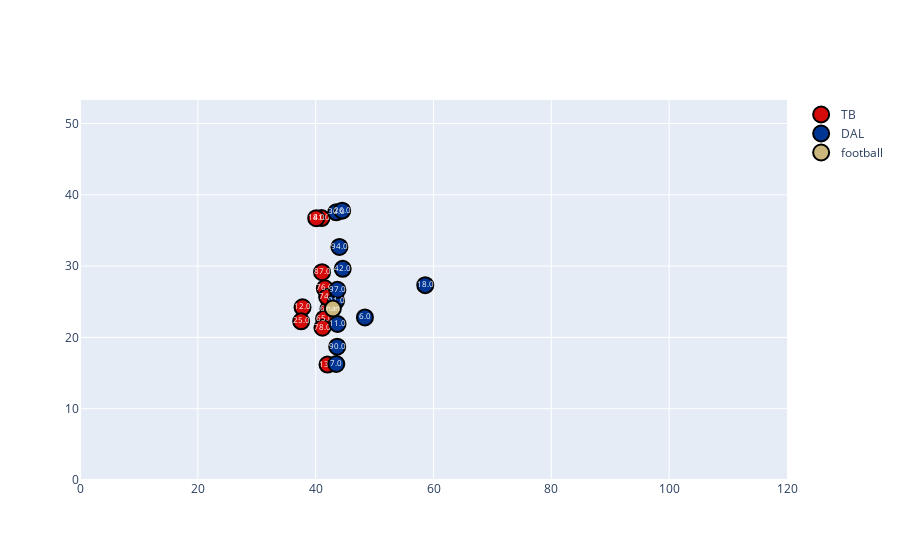

Write notebook code for a chart like this one.
### Markdown cell above
# Simple Plotly graph

If all we want to do is plot out a simple frame for a play in plotly it is very straightforward. We can see the 22 players and the football but dont really have good context as to where they are on the field or what the other situational variables are like down, distance or time in the game. We also aretn making good use of the mouse over features in plotly since right now all they are showing is the x,y position of the player.

### Code cell
import plotly.graph_objects as go

fig = go.Figure(layout_yaxis_range=[0, 53.3], layout_xaxis_range=[0, 120])

colors = {
    "TB": '#D50A0A',
    "DAL": '#003594',
    "football": '#CBB67C'
}

targetFrame = 1

for team in focused_df.team.unique():
    plot_df = focused_df[(focused_df.team == team) & (focused_df.frameId == targetFrame)]
    fig.add_trace(go.Scatter(
        x=plot_df["x"],
        y=plot_df["y"],
        mode='markers',
        marker=dict(size=16, color=colors[team], line=dict(color='black', width=2)),
        name=team
    ))

    # 背番号を描画するための新しいトレースを追加
    for i, row in plot_df.iterrows():
        # テキストのサイズを適切に設定して点の中に収める
        text_size = 8  # 適切なサイズに調整してください
        fig.add_trace(go.Scatter(
            x=[row["x"]],
            y=[row["y"]],
            mode='text',
            text=[str(row['jerseyNumber'])],  # 背番号を文字列に変換して使用
            showlegend=False,
            textfont=dict(color='white', size=text_size)  # テキストの色とサイズを設定
        ))

fig.show()

### Figure 1 — Plotly figure (JSON) as saved in the notebook; plotly's stock layout.template omitted (floating-point values rounded to 4 significant figures)
{"data": [{"marker": {"color": "#D50A0A", "line": {"color": "black", "width": 2}, "size": 16}, "mode": "markers", "name": "TB", "type": "scatter", "x": [37.77, 41.08, 40.99, 37.54, 42.18, 42.01, 41.55, 41.95, 40.09, 41.42, 41.15], "y": [24.22, 29.15, 36.74, 22.26, 23.97, 16.19, 26.89, 25.66, 36.72, 22.63, 21.36]}, {"mode": "text", "showlegend": false, "text": ["12.0"], "textfont": {"color": "white", "size": 8}, "type": "scatter", "x": [37.77], "y": [24.22]}, {"mode": "text", "showlegend": false, "text": ["87.0"], "textfont": {"color": "white", "size": 8}, "type": "scatter", "x": [41.08], "y": [29.15]}, {"mode": "text", "showlegend": false, "text": ["81.0"], "textfont": {"color": "white", "size": 8}, "type": "scatter", "x": [40.99], "y": [36.74]}, {"mode": "text", "showlegend": false, "text": ["25.0"], "textfont": {"color": "white", "size": 8}, "type": "scatter", "x": [37.54], "y": [22.26]}, {"mode": "text", "showlegend": false, "text": ["66.0"], "textfont": {"color": "white", "size": 8}, "type": "scatter", "x": [42.18], "y": [23.97]}, {"mode": "text", "showlegend": false, "text": ["13.0"], "textfont": {"color": "white", "size": 8}, "type": "scatter", "x": [42.01], "y": [16.19]}, {"mode": "text", "showlegend": false, "text": ["76.0"], "textfont": {"color": "white", "size": 8}, "type": "scatter", "x": [41.55], "y": [26.89]}, {"mode": "text", "showlegend": false, "text": ["74.0"], "textfont": {"color": "white", "size": 8}, "type": "scatter", "x": [41.95], "y": [25.66]}, {"mode": "text", "showlegend": false, "text": ["14.0"], "textfont": {"color": "white", "size": 8}, "type": "scatter", "x": [40.09], "y": [36.72]}, {"mode": "text", "showlegend": false, "text": ["65.0"], "textfont": {"color": "white", "size": 8}, "type": "scatter", "x": [41.42], "y": [22.63]}, {"mode": "text", "showlegend": false, "text": ["78.0"], "textfont": {"color": "white", "size": 8}, "type": "scatter", "x": [41.15], "y": [21.36]}, {"marker": {"color": "#003594", "line": {"color": "black", "width": 2}, "size": 16}, "mode": "markers", "name": "DAL", "type": "scatter", "x": [43.66, 44.03, 44.59, 43.49, 44.5, 43.47, 58.6, 48.36, 43.5, 43.71, 43.69], "y": [18.7, 32.69, 29.62, 37.55, 37.78, 25.14, 27.33, 22.8, 16.27, 21.88, 26.67]}, {"mode": "text", "showlegend": false, "text": ["90.0"], "textfont": {"color": "white", "size": 8}, "type": "scatter", "x": [43.66], "y": [18.7]}, {"mode": "text", "showlegend": false, "text": ["94.0"], "textfont": {"color": "white", "size": 8}, "type": "scatter", "x": [44.03], "y": [32.69]}, {"mode": "text", "showlegend": false, "text": ["42.0"], "textfont": {"color": "white", "size": 8}, "type": "scatter", "x": [44.59], "y": [29.62]}, {"mode": "text", "showlegend": false, "text": ["30.0"], "textfont": {"color": "white", "size": 8}, "type": "scatter", "x": [43.49], "y": [37.55]}, {"mode": "text", "showlegend": false, "text": ["26.0"], "textfont": {"color": "white", "size": 8}, "type": "scatter", "x": [44.5], "y": [37.78]}, {"mode": "text", "showlegend": false, "text": ["91.0"], "textfont": {"color": "white", "size": 8}, "type": "scatter", "x": [43.47], "y": [25.14]}, {"mode": "text", "showlegend": false, "text": ["18.0"], "textfont": {"color": "white", "size": 8}, "type": "scatter", "x": [58.6], "y": [27.33]}, {"mode": "text", "showlegend": false, "text": ["6.0"], "textfont": {"color": "white", "size": 8}, "type": "scatter", "x": [48.36], "y": [22.8]}, {"mode": "text", "showlegend": false, "text": ["7.0"], "textfont": {"color": "white", "size": 8}, "type": "scatter", "x": [43.5], "y": [16.27]}, {"mode": "text", "showlegend": false, "text": ["11.0"], "textfont": {"color": "white", "size": 8}, "type": "scatter", "x": [43.71], "y": [21.88]}, {"mode": "text", "showlegend": false, "text": ["97.0"], "textfont": {"color": "white", "size": 8}, "type": "scatter", "x": [43.69], "y": [26.67]}, {"marker": {"color": "#CBB67C", "line": {"color": "black", "width": 2}, "size": 16}, "mode": "markers", "name": "football", "type": "scatter", "x": [42.92], "y": [24.04]}, {"mode": "text", "showlegend": false, "text": ["nan"], "textfont": {"color": "white", "size": 8}, "type": "scatter", "x": [42.92], "y": [24.04]}], "layout": {"xaxis": {"range": [0, 120]}, "yaxis": {"range": [0, 53.3]}}}
